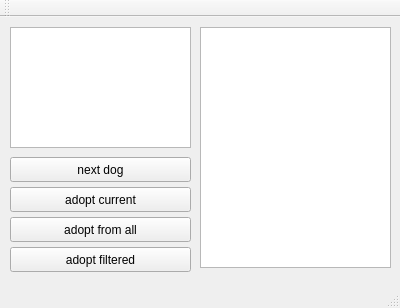
<?xml version="1.0" encoding="UTF-8"?>
<ui version="4.0">
 <class>MainWindow</class>
 <widget class="QMainWindow" name="MainWindow">
  <property name="geometry">
   <rect>
    <x>0</x>
    <y>0</y>
    <width>400</width>
    <height>308</height>
   </rect>
  </property>
  <property name="windowTitle">
   <string>MainWindow</string>
  </property>
  <widget class="QWidget" name="centralWidget">
   <widget class="QPushButton" name="nextDog">
    <property name="geometry">
     <rect>
      <x>10</x>
      <y>140</y>
      <width>181</width>
      <height>25</height>
     </rect>
    </property>
    <property name="text">
     <string>next dog</string>
    </property>
   </widget>
   <widget class="QTextEdit" name="currentDog">
    <property name="geometry">
     <rect>
      <x>10</x>
      <y>10</y>
      <width>181</width>
      <height>121</height>
     </rect>
    </property>
   </widget>
   <widget class="QPushButton" name="adoptCurrent">
    <property name="geometry">
     <rect>
      <x>10</x>
      <y>170</y>
      <width>181</width>
      <height>25</height>
     </rect>
    </property>
    <property name="text">
     <string>adopt current</string>
    </property>
   </widget>
   <widget class="QPushButton" name="adoptFromAll">
    <property name="geometry">
     <rect>
      <x>10</x>
      <y>200</y>
      <width>181</width>
      <height>25</height>
     </rect>
    </property>
    <property name="text">
     <string>adopt from all</string>
    </property>
   </widget>
   <widget class="QPushButton" name="adoptFiltered">
    <property name="geometry">
     <rect>
      <x>10</x>
      <y>230</y>
      <width>181</width>
      <height>25</height>
     </rect>
    </property>
    <property name="text">
     <string>adopt filtered</string>
    </property>
   </widget>
   <widget class="QListWidget" name="adoptionList">
    <property name="geometry">
     <rect>
      <x>200</x>
      <y>10</y>
      <width>191</width>
      <height>241</height>
     </rect>
    </property>
   </widget>
  </widget>
  <widget class="QToolBar" name="mainToolBar">
   <attribute name="toolBarArea">
    <enum>TopToolBarArea</enum>
   </attribute>
   <attribute name="toolBarBreak">
    <bool>false</bool>
   </attribute>
  </widget>
  <widget class="QStatusBar" name="statusBar"/>
 </widget>
 <layoutdefault spacing="6" margin="11"/>
 <resources/>
 <connections/>
</ui>
